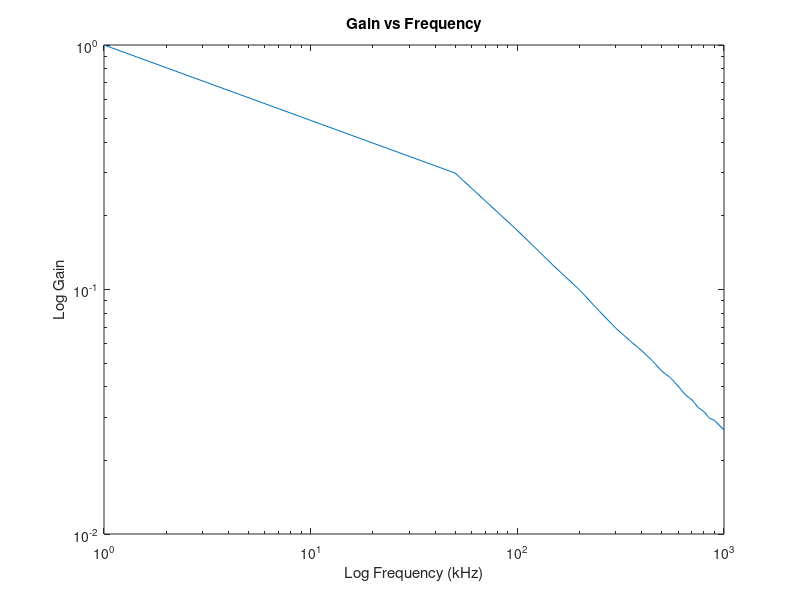

MATLAB code to generate this figure:
a = [1, 50:50:900, 1000];
vin = [5.09, 4.72, 4.77, 4.77, 4.77, 4.77, 4.77, 4.77, 4.77, 4.77, 4.77, 4.77, 4.77, 4.77, 4.78, 4.77, 4.77, 4.77, 4.77, 4.77];
vout = [5.090, 1.413, .832, .596, .475, .388, .331, .295, .268, .244, .221, .208, .192, .177, .169, .157, .151, .142, .139, .127];
% plot(a, vin, 'bo'); hold on;
% plot(a, vout, 'rx');
gain = vout ./ vin;
loglog(a, gain);

title('Gain vs Frequency');
xlabel('Log Frequency (kHz)');
ylabel('Log Gain');
